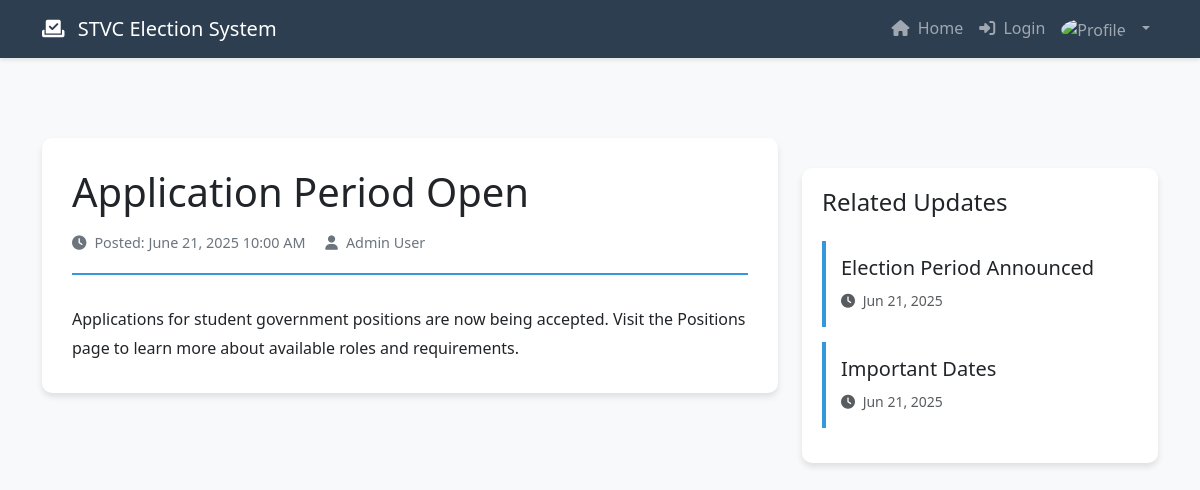
The app's page /updates.php?id=2 with its own data.
### tables this page shows
CREATE TABLE IF NOT EXISTS updates (
    id INT PRIMARY KEY AUTO_INCREMENT,
    title VARCHAR(255) NOT NULL,
    content TEXT NOT NULL,
    image VARCHAR(255),
    author VARCHAR(100),
    additional_info TEXT,
    status ENUM('draft', 'published', 'archived') DEFAULT 'published',
    created_at TIMESTAMP DEFAULT CURRENT_TIMESTAMP,
    updated_at TIMESTAMP DEFAULT CURRENT_TIMESTAMP ON UPDATE CURRENT_TIMESTAMP
);

### updates.php (the view, shortened to what this page needs)
<?php
require_once 'config/database.php';
$update_id = isset($_GET['id']) ? (int)$_GET['id'] : 0;
$stmt = $conn->prepare("SELECT * FROM updates WHERE id = ?");
$stmt->bind_param("i", $update_id);
$stmt->execute();
$result = $stmt->get_result();
$update = $result->fetch_assoc();
?>
<!DOCTYPE html>
<html lang="en">
<head>
    <link href="https://cdn.jsdelivr.net/npm/bootstrap@5.3.0/dist/css/bootstrap.min.css" rel="stylesheet">
    <link rel="stylesheet" href="https://cdnjs.cloudflare.com/ajax/libs/font-awesome/6.4.0/css/all.min.css">
</head>
<body>
    <nav class="navbar navbar-expand-lg navbar-dark sticky-top">
        <div class="container">
            <a class="navbar-brand" href="index.php">
                <i class="fas fa-vote-yea me-2"></i>
                STVC Election System
            </a>
            <div class="collapse navbar-collapse" id="navbarNav">
                <ul class="navbar-nav ms-auto">
                    <li class="nav-item">
                        <a class="nav-link" href="index.php"><i class="fas fa-home me-1"></i> Home</a>
                    </li>
                    <li class="nav-item">
                        <a class="nav-link" href="login.php"><i class="fas fa-sign-in-alt me-1"></i> Login</a>
                    </li>
                    <li class="nav-item dropdown">
                        <a class="nav-link dropdown-toggle" href="#" id="navbarDropdown" role="button" data-bs-toggle="dropdown">
                            <img src="<?php echo $profile_pic_path; ?>" alt="Profile" style="width:36px;height:36px;border-radius:50%;object-fit:cover;margin-right:8px;vertical-align:middle;">
                        </a>
                    </li>
                </ul>
            </div>
        </div>
    </nav>
    <section class="update-section">
        <div class="container">
            <div class="row">
                <div class="col-lg-8">
                    <div class="update-card">
                        <div class="update-header">
                            <h1 class="mb-3"><?php echo htmlspecialchars($update['title']); ?></h1>
                            <div class="update-meta">
                                <i class="fas fa-clock me-2"></i>Posted: <?php echo date('F j, Y g:i A', strtotime($update['created_at'])); ?>
                                <?php if ($update['author']): ?>
                                    <span class="ms-3"><i class="fas fa-user me-2"></i><?php echo htmlspecialchars($update['author']); ?></span>
                                <?php endif; ?>
                            </div>
                        </div>
                        <div class="update-content">
                            <?php echo nl2br(htmlspecialchars($update['content'])); ?>
                        </div>
                    </div>
                </div>
                <div class="col-lg-4">
                    <div class="related-updates">
                        <h4 class="mb-4">Related Updates</h4>
                        <?php
                        $stmt = $conn->prepare("SELECT id, title, created_at FROM updates WHERE id != ? ORDER BY created_at DESC LIMIT 3");
                        $stmt->bind_param("i", $update_id);
                        $stmt->execute();
                        $related_updates = $stmt->get_result()->fetch_all(MYSQLI_ASSOC);
                        foreach ($related_updates as $related):
                        ?>
                            <div class="related-update-card">
                                <h5 class="mb-2">
                                    <a href="updates.php?id=<?php echo $related['id']; ?>" class="text-decoration-none text-dark">
                                        <?php echo htmlspecialchars($related['title']); ?>
                                    </a>
                                </h5>
                                <small class="text-muted">
                                    <i class="fas fa-clock me-1"></i>
                                    <?php echo date('M d, Y', strtotime($related['created_at'])); ?>
                                </small>
                            </div>
                        <?php endforeach; ?>
                    </div>
                </div>
            </div>
        </div>
    </section>
</body>
</html>

### updates.php (style rules this page uses)
:root { --primary-color: #2c3e50; --secondary-color: #3498db; --accent-color: #e74c3c; }
body { font-family: 'Segoe UI', Tahoma, Geneva, Verdana, sans-serif; background-color: #f8f9fa; }
.navbar { background-color: var(--primary-color); box-shadow: 0 2px 4px rgba(0,0,0,0.1); }
.update-section { padding: 80px 0; }
.update-card { background: white; border-radius: 10px; box-shadow: 0 4px 6px rgba(0,0,0,0.1); padding: 30px; }
.update-header { border-bottom: 2px solid var(--secondary-color); padding-bottom: 20px; margin-bottom: 30px; }
.update-meta { color: #6c757d; font-size: 0.9rem; }
.update-content { line-height: 1.8; }
.related-updates { background: white; border-radius: 10px; box-shadow: 0 4px 6px rgba(0,0,0,0.1); padding: 20px; margin-top: 30px; }
.related-update-card { border-left: 4px solid var(--secondary-color); padding: 15px; margin-bottom: 15px; transition: transform 0.3s ease; }

### records on screen
updates: title "Application Period Open", created_at "June 21, 2025 10:00 AM", author "Admin User", content "Applications for student government positions are now being accepted. Visit the Positions page to learn more about available roles and requirements."
updates: title "Election Period Announced", created_at "Jun 21, 2025"
updates: title "Important Dates", created_at "Jun 21, 2025"
